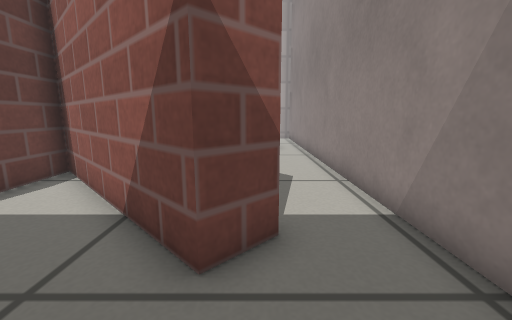
[1] (above)

16 first-person views from a walk through a robot-simulator world made for Gazebo. The camera is 0.39 m above the floor, tilts 10° down and sees 90° across. The floor is counted in squares, 0.2 m on a side. Each view is taken from the middle of a square. On the plan, view 1 faces up. The plan holds only what a view shows up to about 15 squares ahead; the rest is blank. Simple patterns stand in for the simulator's built-in surfaces.

[2]
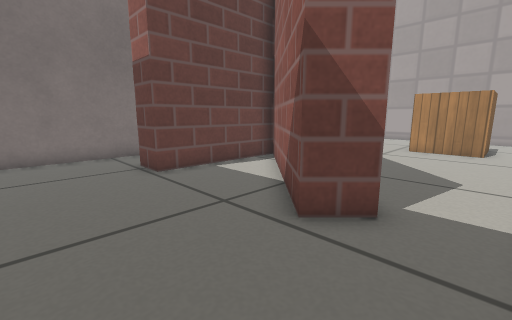

[3]
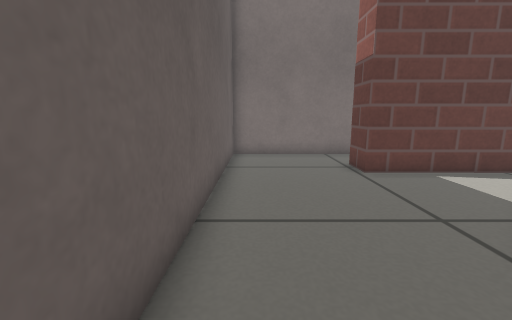

[4]
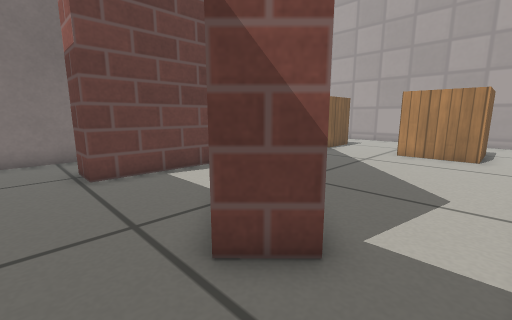

[5]
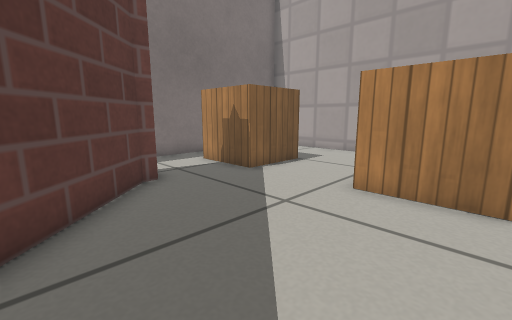

[6]
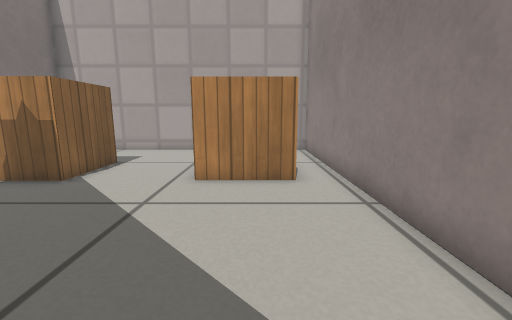

[7]
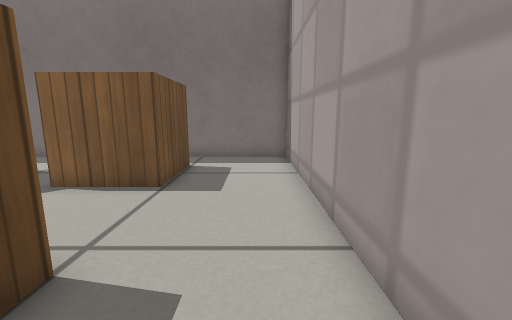

[8]
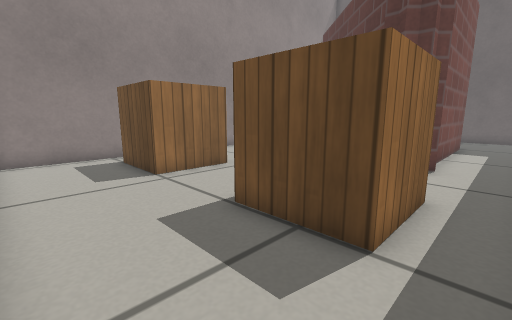

[9]
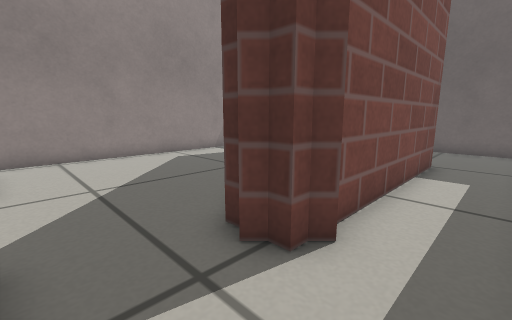

[10]
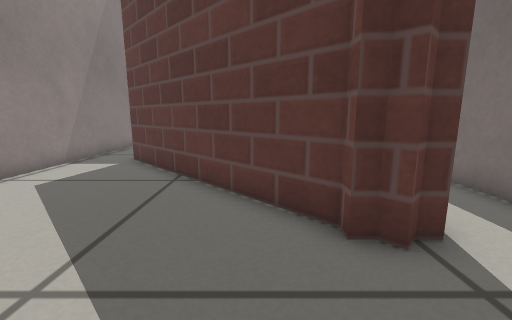

[11]
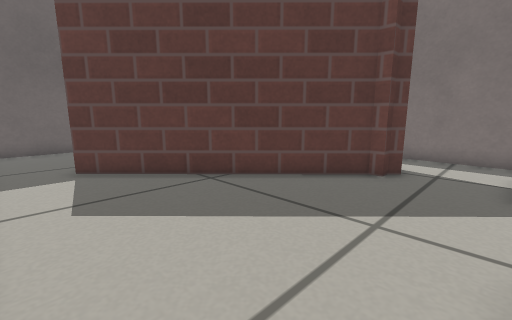

[12]
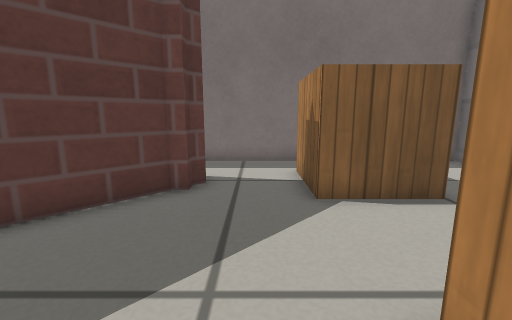

[13]
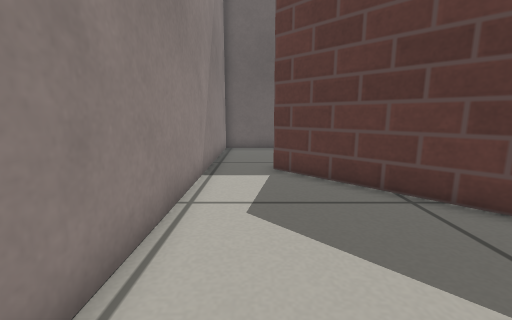

[14]
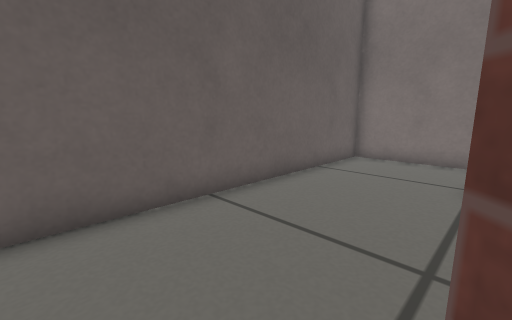

[15]
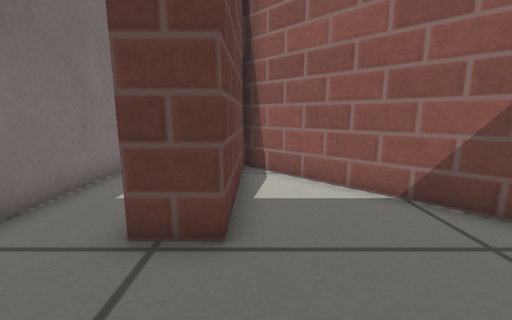

[16]
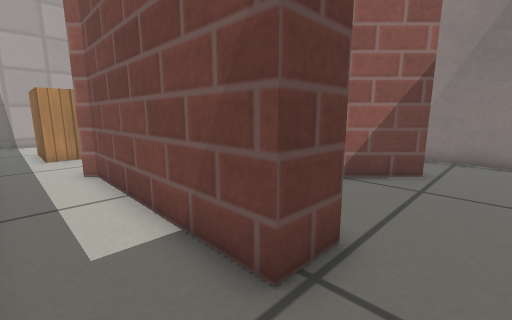

### Floor plan
Ten units are one square. View 1 is at (0, 0); x grows to the right and y downward. Boxes are objects, and circles mark ways between rooms. Rooms are numbered by the first view taken in them; rooms with no view inside come last. Other rooms are left out.
<svg viewBox="-112 -219 145 245">
<path fill="none" stroke="#000" d="M4 -39 -7 -29 -65 -87 -65 -27M-64 21 28 21 28 -24M-57 -145 -88 -145 -88 -174 -57 -174 -57 -145M-19 -145 -19 -174 12 -174 12 -145 -19 -145M-65 -27 -80 -27 -80 -102 -83 -105 -79 -108 -79 -112 -75 -112 -72 -116 -69 -112 -64 -112 -64 -108 4 -39M28 -24 28 -214 -107 -214 -107 21 -64 21"/>
<circle cx="-75" cy="-5" r="3" fill="#2a7"/>
<circle cx="15" cy="-35" r="3" fill="#2a7"/>
<text x="-30" y="-20">1</text>
<text x="-40" y="-120">2</text>
</svg>
Room 1 opens to room 2.

Where each view was taken, in squares from view 1:
view 1: 0 up, 0 right, facing up
view 2: 1 down, 2 right, facing up-left
view 3: 1 down, 2 right, facing left
view 4: 1 up, 2 right, facing up-left
view 5: 8 up, 1 right, facing up-left
view 6: 7 up, 0 right, facing up
view 7: 20 up, 1 right, facing left
view 8: 21 up, 10 left, facing down-right
view 9: 14 up, 10 left, facing down-right
view 10: 15 up, 5 left, facing down
view 11: 14 up, 2 right, facing down-left
view 12: 13 up, 0 right, facing left
view 13: 13 up, 1 right, facing down
view 14: 3 up, 1 right, facing down-left
view 15: 1 down, 6 left, facing up
view 16: 1 up, 10 left, facing up-right
